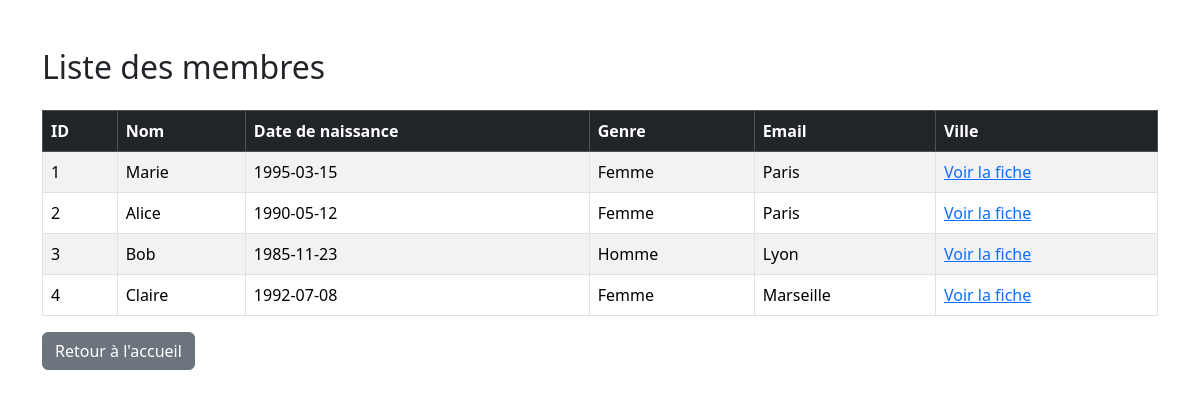
The page /pages/membre.php on the database its author committed.
### tables this page shows
create table emprunt_membre(
    id_membre INT  AUTO_INCREMENT PRIMARY KEY,
    nom VARCHAR(50) ,
    dtn DATE ,
    genre VARCHAR(10) ,
    email VARCHAR(100) ,
    ville VARCHAR(50) ,
    mdp VARCHAR(255) ,
    image_profil VARCHAR(255) 
);

### inc/connexion.php (called while the page is built, shortened)
<?php
    function dbconnect()
    {
        static $connect=null;
        if($connect==null)
        {
            $connect = mysqli_connect('localhost','root','','emprunt');
        }
        return $connect;
    }
?>

### inc/fonction.php (called while the page is built, shortened)
<?php
    require ("connexion.php");
    function get_membre(){
        $query = "SELECT * FROM emprunt_membre";
        $result = mysqli_query(dbconnect(), $query);
        $membres = [];
        while ($row = mysqli_fetch_assoc($result)) {
            $membres[] = $row;
        }
        return $membres;
    }
?>

### pages/membre.php (the view, shortened to what this page needs)
<?php
    include('../inc/fonction.php');
    $membres = get_membre();
?>
<!DOCTYPE html>
<html lang="fr">
<head>
    <link rel="stylesheet" href="../../assets/bootstrap/css/bootstrap.min.css">
</head>
<body>
    <div class="container mt-5">
        <h2 class="mb-4">Liste des membres</h2>
        <table class="table table-bordered table-striped">
            <thead class="table-dark">
                <tr>
                    <th>ID</th>
                    <th>Nom</th>
                    <th>Date de naissance</th>
                    <th>Genre</th>
                    <th>Email</th>
                    <th>Ville</th>
                </tr>
            </thead>
            <tbody>
                <?php foreach($membres as $membre): ?>
                <tr>
                    <td><?= htmlspecialchars($membre['id_membre']) ?></td>
                    <td><?= htmlspecialchars($membre['nom']) ?></td>
                    <td><?= htmlspecialchars($membre['dtn']) ?></td>
                    <td><?= htmlspecialchars($membre['genre']) ?></td>
                    <td><?= htmlspecialchars($membre['ville']) ?></td>
                    <td><a href="fiche_membre.php?id=<?= htmlspecialchars($membre['id_membre']) ?>">Voir la fiche</a></td>
                </tr>
                <?php endforeach; ?>
            </tbody>
        </table>
        <a href="liste_objet.php" class="btn btn-secondary">Retour à l'accueil</a>
    </div>
</body>
</html>

### rows shown on the page
emprunt_membre: id_membre "1", nom "Marie", dtn "1995-03-15", genre "Femme", ville "Paris"
emprunt_membre: id_membre "2", nom "Alice", dtn "1990-05-12", genre "Femme", ville "Paris"
emprunt_membre: id_membre "3", nom "Bob", dtn "1985-11-23", genre "Homme", ville "Lyon"
emprunt_membre: id_membre "4", nom "Claire", dtn "1992-07-08", genre "Femme", ville "Marseille"
